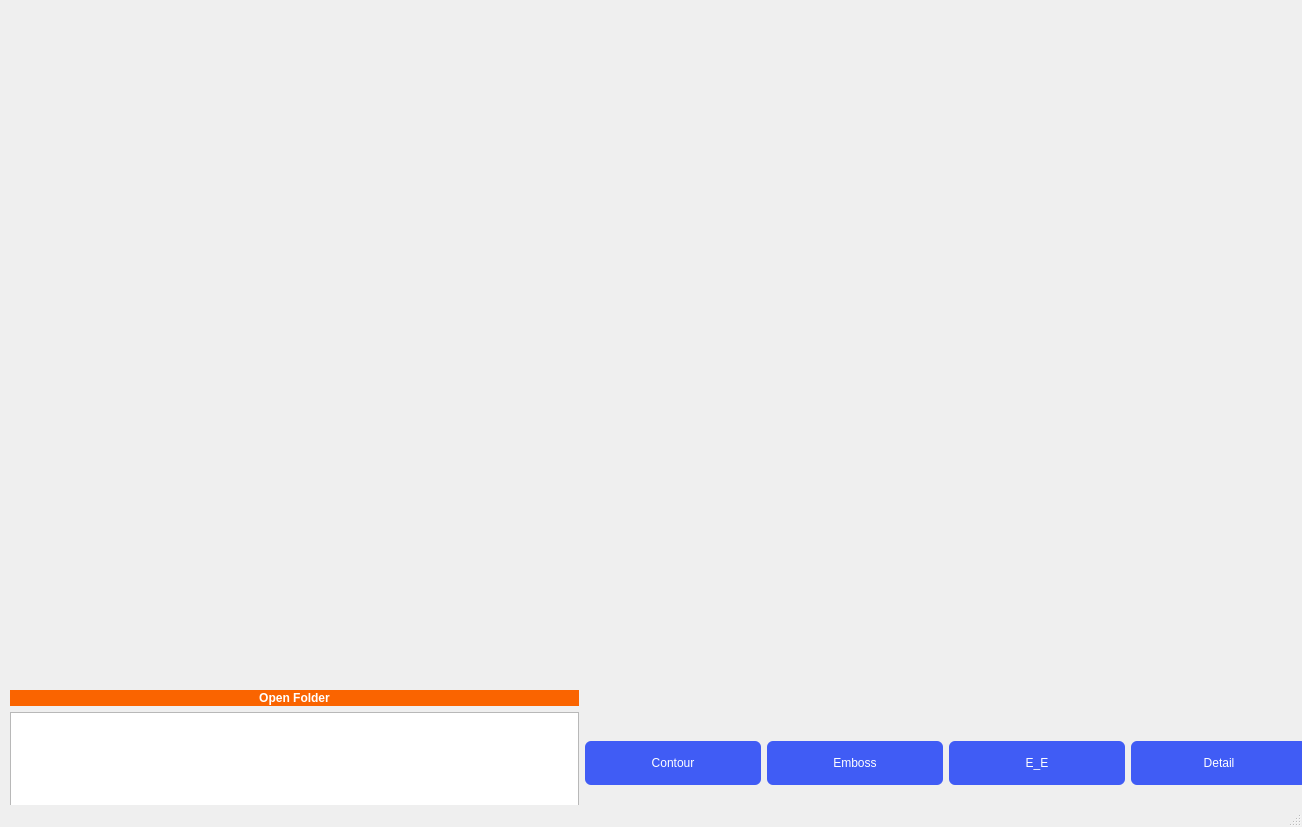
<?xml version="1.0" encoding="UTF-8"?>
<ui version="4.0">
 <class>MainWindow</class>
 <widget class="QMainWindow" name="MainWindow">
  <property name="enabled">
   <bool>true</bool>
  </property>
  <property name="geometry">
   <rect>
    <x>0</x>
    <y>0</y>
    <width>1302</width>
    <height>827</height>
   </rect>
  </property>
  <property name="windowTitle">
   <string>MainWindow</string>
  </property>
  <property name="autoFillBackground">
   <bool>true</bool>
  </property>
  <property name="styleSheet">
   <string notr="true"/>
  </property>
  <widget class="QWidget" name="centralwidget">
   <widget class="QWidget" name="horizontalLayoutWidget_3">
    <property name="geometry">
     <rect>
      <x>10</x>
      <y>690</y>
      <width>1661</width>
      <height>236</height>
     </rect>
    </property>
    <layout class="QHBoxLayout" name="horizontalLayout_4">
     <item>
      <layout class="QVBoxLayout" name="verticalLayout">
       <item>
        <widget class="QPushButton" name="OpenFolder">
         <property name="styleSheet">
          <string notr="true">
  align-items: center;
  background-clip: padding-box;
  background-color: #fa6400;
  border: 1px solid transparent;
  border-radius: .25rem;
  box-shadow: rgba(0, 0, 0, 0.02) 0 1px 3px 0;
  box-sizing: border-box;
  color: #fff;
  cursor: pointer;
  display: inline-flex;
  font-family: system-ui,-apple-system,system-ui,&quot;Helvetica Neue&quot;,Helvetica,Arial,sans-serif;
  font-size: 12px;
  font-weight: 600;
  justify-content: center;
  line-height: 1.25;
  margin: 0;
  min-height: 3rem;
  padding: calc(.875rem - 1px) calc(1.5rem - 1px);
  position: relative;
  text-decoration: none;
  transition: all 250ms;
  user-select: none;
  -webkit-user-select: none;
  touch-action: manipulation;
  vertical-align: baseline;
  width: auto;
</string>
         </property>
         <property name="text">
          <string>Open Folder</string>
         </property>
        </widget>
       </item>
       <item>
        <widget class="QListView" name="listView"/>
       </item>
      </layout>
     </item>
     <item>
      <layout class="QVBoxLayout" name="verticalLayout_3">
       <item>
        <layout class="QHBoxLayout" name="horizontalLayout_2">
         <item>
          <widget class="QPushButton" name="pushButton_14">
           <property name="styleSheet">
            <string notr="true">
  appearance: button;
  backface-visibility: hidden;
  background-color: #405cf5;
  border-radius: 6px;
  border-width: 0;
  box-shadow: rgba(50, 50, 93, .1) 0 0 0 1px inset,rgba(50, 50, 93, .1) 0 2px 5px 0,rgba(0, 0, 0, .07) 0 1px 1px 0;
  box-sizing: border-box;
  color: #fff;
  cursor: pointer;
  font-family: -apple-system,system-ui,&quot;Segoe UI&quot;,Roboto,&quot;Helvetica Neue&quot;,Ubuntu,sans-serif;
  font-size: 100%;
  height: 44px;
  line-height: 1.15;
  margin: 12px 0 0;
  outline: none;
  overflow: hidden;
  padding: 0 25px;
  position: relative;
  text-align: center;
  text-transform: none;
  transform: translateZ(0);
  transition: all .2s,box-shadow .08s ease-in;
  user-select: none;
  -webkit-user-select: none;
  touch-action: manipulation;
  width: 100%;

</string>
           </property>
           <property name="text">
            <string>Contour</string>
           </property>
          </widget>
         </item>
         <item>
          <widget class="QPushButton" name="pushButton_13">
           <property name="styleSheet">
            <string notr="true">
  appearance: button;
  backface-visibility: hidden;
  background-color: #405cf5;
  border-radius: 6px;
  border-width: 0;
  box-shadow: rgba(50, 50, 93, .1) 0 0 0 1px inset,rgba(50, 50, 93, .1) 0 2px 5px 0,rgba(0, 0, 0, .07) 0 1px 1px 0;
  box-sizing: border-box;
  color: #fff;
  cursor: pointer;
  font-family: -apple-system,system-ui,&quot;Segoe UI&quot;,Roboto,&quot;Helvetica Neue&quot;,Ubuntu,sans-serif;
  font-size: 100%;
  height: 44px;
  line-height: 1.15;
  margin: 12px 0 0;
  outline: none;
  overflow: hidden;
  padding: 0 25px;
  position: relative;
  text-align: center;
  text-transform: none;
  transform: translateZ(0);
  transition: all .2s,box-shadow .08s ease-in;
  user-select: none;
  -webkit-user-select: none;
  touch-action: manipulation;
  width: 100%;

</string>
           </property>
           <property name="text">
            <string>Emboss</string>
           </property>
          </widget>
         </item>
         <item>
          <widget class="QPushButton" name="pushButton_12">
           <property name="styleSheet">
            <string notr="true">
  appearance: button;
  backface-visibility: hidden;
  background-color: #405cf5;
  border-radius: 6px;
  border-width: 0;
  box-shadow: rgba(50, 50, 93, .1) 0 0 0 1px inset,rgba(50, 50, 93, .1) 0 2px 5px 0,rgba(0, 0, 0, .07) 0 1px 1px 0;
  box-sizing: border-box;
  color: #fff;
  cursor: pointer;
  font-family: -apple-system,system-ui,&quot;Segoe UI&quot;,Roboto,&quot;Helvetica Neue&quot;,Ubuntu,sans-serif;
  font-size: 100%;
  height: 44px;
  line-height: 1.15;
  margin: 12px 0 0;
  outline: none;
  overflow: hidden;
  padding: 0 25px;
  position: relative;
  text-align: center;
  text-transform: none;
  transform: translateZ(0);
  transition: all .2s,box-shadow .08s ease-in;
  user-select: none;
  -webkit-user-select: none;
  touch-action: manipulation;
  width: 100%;


</string>
           </property>
           <property name="text">
            <string>E_E</string>
           </property>
          </widget>
         </item>
         <item>
          <widget class="QPushButton" name="pushButton_11">
           <property name="styleSheet">
            <string notr="true">
  appearance: button;
  backface-visibility: hidden;
  background-color: #405cf5;
  border-radius: 6px;
  border-width: 0;
  box-shadow: rgba(50, 50, 93, .1) 0 0 0 1px inset,rgba(50, 50, 93, .1) 0 2px 5px 0,rgba(0, 0, 0, .07) 0 1px 1px 0;
  box-sizing: border-box;
  color: #fff;
  cursor: pointer;
  font-family: -apple-system,system-ui,&quot;Segoe UI&quot;,Roboto,&quot;Helvetica Neue&quot;,Ubuntu,sans-serif;
  font-size: 100%;
  height: 44px;
  line-height: 1.15;
  margin: 12px 0 0;
  outline: none;
  overflow: hidden;
  padding: 0 25px;
  position: relative;
  text-align: center;
  text-transform: none;
  transform: translateZ(0);
  transition: all .2s,box-shadow .08s ease-in;
  user-select: none;
  -webkit-user-select: none;
  touch-action: manipulation;
  width: 100%;

</string>
           </property>
           <property name="text">
            <string>Detail</string>
           </property>
          </widget>
         </item>
         <item>
          <widget class="QPushButton" name="pushButton_10">
           <property name="styleSheet">
            <string notr="true">
  appearance: button;
  backface-visibility: hidden;
  background-color: #405cf5;
  border-radius: 6px;
  border-width: 0;
  box-shadow: rgba(50, 50, 93, .1) 0 0 0 1px inset,rgba(50, 50, 93, .1) 0 2px 5px 0,rgba(0, 0, 0, .07) 0 1px 1px 0;
  box-sizing: border-box;
  color: #fff;
  cursor: pointer;
  font-family: -apple-system,system-ui,&quot;Segoe UI&quot;,Roboto,&quot;Helvetica Neue&quot;,Ubuntu,sans-serif;
  font-size: 100%;
  height: 44px;
  line-height: 1.15;
  margin: 12px 0 0;
  outline: none;
  overflow: hidden;
  padding: 0 25px;
  position: relative;
  text-align: center;
  text-transform: none;
  transform: translateZ(0);
  transition: all .2s,box-shadow .08s ease-in;
  user-select: none;
  -webkit-user-select: none;
  touch-action: manipulation;
  width: 100%;

</string>
           </property>
           <property name="text">
            <string>F_E</string>
           </property>
          </widget>
         </item>
         <item>
          <widget class="QPushButton" name="pushButton_2">
           <property name="styleSheet">
            <string notr="true">
  appearance: button;
  backface-visibility: hidden;
  background-color: #405cf5;
  border-radius: 6px;
  border-width: 0;
  box-shadow: rgba(50, 50, 93, .1) 0 0 0 1px inset,rgba(50, 50, 93, .1) 0 2px 5px 0,rgba(0, 0, 0, .07) 0 1px 1px 0;
  box-sizing: border-box;
  color: #fff;
  cursor: pointer;
  font-family: -apple-system,system-ui,&quot;Segoe UI&quot;,Roboto,&quot;Helvetica Neue&quot;,Ubuntu,sans-serif;
  font-size: 100%;
  height: 44px;
  line-height: 1.15;
  margin: 12px 0 0;
  outline: none;
  overflow: hidden;
  padding: 0 25px;
  position: relative;
  text-align: center;
  text-transform: none;
  transform: translateZ(0);
  transition: all .2s,box-shadow .08s ease-in;
  user-select: none;
  -webkit-user-select: none;
  touch-action: manipulation;
  width: 100%;

</string>
           </property>
           <property name="text">
            <string>Smooth</string>
           </property>
          </widget>
         </item>
        </layout>
       </item>
       <item>
        <layout class="QHBoxLayout" name="horizontalLayout">
         <item>
          <widget class="QPushButton" name="pushButton_4">
           <property name="styleSheet">
            <string notr="true">
  appearance: button;
  backface-visibility: hidden;
  background-color: #405cf5;
  border-radius: 6px;
  border-width: 0;
  box-shadow: rgba(50, 50, 93, .1) 0 0 0 1px inset,rgba(50, 50, 93, .1) 0 2px 5px 0,rgba(0, 0, 0, .07) 0 1px 1px 0;
  box-sizing: border-box;
  color: #fff;
  cursor: pointer;
  font-family: -apple-system,system-ui,&quot;Segoe UI&quot;,Roboto,&quot;Helvetica Neue&quot;,Ubuntu,sans-serif;
  font-size: 100%;
  height: 44px;
  line-height: 1.15;
  margin: 12px 0 0;
  outline: none;
  overflow: hidden;
  padding: 0 25px;
  position: relative;
  text-align: center;
  text-transform: none;
  transform: translateZ(0);
  transition: all .2s,box-shadow .08s ease-in;
  user-select: none;
  -webkit-user-select: none;
  touch-action: manipulation;
  width: 100%;

</string>
           </property>
           <property name="text">
            <string>Left</string>
           </property>
          </widget>
         </item>
         <item>
          <widget class="QPushButton" name="pushButton_9">
           <property name="styleSheet">
            <string notr="true">
  appearance: button;
  backface-visibility: hidden;
  background-color: #405cf5;
  border-radius: 6px;
  border-width: 0;
  box-shadow: rgba(50, 50, 93, .1) 0 0 0 1px inset,rgba(50, 50, 93, .1) 0 2px 5px 0,rgba(0, 0, 0, .07) 0 1px 1px 0;
  box-sizing: border-box;
  color: #fff;
  cursor: pointer;
  font-family: -apple-system,system-ui,&quot;Segoe UI&quot;,Roboto,&quot;Helvetica Neue&quot;,Ubuntu,sans-serif;
  font-size: 100%;
  height: 44px;
  line-height: 1.15;
  margin: 12px 0 0;
  outline: none;
  overflow: hidden;
  padding: 0 25px;
  position: relative;
  text-align: center;
  text-transform: none;
  transform: translateZ(0);
  transition: all .2s,box-shadow .08s ease-in;
  user-select: none;
  -webkit-user-select: none;
  touch-action: manipulation;
  width: 100%;

</string>
           </property>
           <property name="text">
            <string>Right</string>
           </property>
          </widget>
         </item>
         <item>
          <widget class="QPushButton" name="pushButton_8">
           <property name="styleSheet">
            <string notr="true">
  appearance: button;
  backface-visibility: hidden;
  background-color: #405cf5;
  border-radius: 6px;
  border-width: 0;
  box-shadow: rgba(50, 50, 93, .1) 0 0 0 1px inset,rgba(50, 50, 93, .1) 0 2px 5px 0,rgba(0, 0, 0, .07) 0 1px 1px 0;
  box-sizing: border-box;
  color: #fff;
  cursor: pointer;
  font-family: -apple-system,system-ui,&quot;Segoe UI&quot;,Roboto,&quot;Helvetica Neue&quot;,Ubuntu,sans-serif;
  font-size: 100%;
  height: 44px;
  line-height: 1.15;
  margin: 12px 0 0;
  outline: none;
  overflow: hidden;
  padding: 0 25px;
  position: relative;
  text-align: center;
  text-transform: none;
  transform: translateZ(0);
  transition: all .2s,box-shadow .08s ease-in;
  user-select: none;
  -webkit-user-select: none;
  touch-action: manipulation;
  width: 100%;

</string>
           </property>
           <property name="text">
            <string>Sharp</string>
           </property>
          </widget>
         </item>
         <item>
          <widget class="QPushButton" name="pushButton_7">
           <property name="styleSheet">
            <string notr="true">
  appearance: button;
  backface-visibility: hidden;
  background-color: #405cf5;
  border-radius: 6px;
  border-width: 0;
  box-shadow: rgba(50, 50, 93, .1) 0 0 0 1px inset,rgba(50, 50, 93, .1) 0 2px 5px 0,rgba(0, 0, 0, .07) 0 1px 1px 0;
  box-sizing: border-box;
  color: #fff;
  cursor: pointer;
  font-family: -apple-system,system-ui,&quot;Segoe UI&quot;,Roboto,&quot;Helvetica Neue&quot;,Ubuntu,sans-serif;
  font-size: 100%;
  height: 44px;
  line-height: 1.15;
  margin: 12px 0 0;
  outline: none;
  overflow: hidden;
  padding: 0 25px;
  position: relative;
  text-align: center;
  text-transform: none;
  transform: translateZ(0);
  transition: all .2s,box-shadow .08s ease-in;
  user-select: none;
  -webkit-user-select: none;
  touch-action: manipulation;
  width: 100%;

</string>
           </property>
           <property name="text">
            <string>B/W</string>
           </property>
          </widget>
         </item>
         <item>
          <widget class="QPushButton" name="pushButton_6">
           <property name="styleSheet">
            <string notr="true">
  appearance: button;
  backface-visibility: hidden;
  background-color: #405cf5;
  border-radius: 6px;
  border-width: 0;
  box-shadow: rgba(50, 50, 93, .1) 0 0 0 1px inset,rgba(50, 50, 93, .1) 0 2px 5px 0,rgba(0, 0, 0, .07) 0 1px 1px 0;
  box-sizing: border-box;
  color: #fff;
  cursor: pointer;
  font-family: -apple-system,system-ui,&quot;Segoe UI&quot;,Roboto,&quot;Helvetica Neue&quot;,Ubuntu,sans-serif;
  font-size: 100%;
  height: 44px;
  line-height: 1.15;
  margin: 12px 0 0;
  outline: none;
  overflow: hidden;
  padding: 0 25px;
  position: relative;
  text-align: center;
  text-transform: none;
  transform: translateZ(0);
  transition: all .2s,box-shadow .08s ease-in;
  user-select: none;
  -webkit-user-select: none;
  touch-action: manipulation;
  width: 100%;

</string>
           </property>
           <property name="text">
            <string>Flip</string>
           </property>
          </widget>
         </item>
         <item>
          <widget class="QPushButton" name="pushButton_5">
           <property name="styleSheet">
            <string notr="true">
  appearance: button;
  backface-visibility: hidden;
  background-color: #405cf5;
  border-radius: 6px;
  border-width: 0;
  box-shadow: rgba(50, 50, 93, .1) 0 0 0 1px inset,rgba(50, 50, 93, .1) 0 2px 5px 0,rgba(0, 0, 0, .07) 0 1px 1px 0;
  box-sizing: border-box;
  color: #fff;
  cursor: pointer;
  font-family: -apple-system,system-ui,&quot;Segoe UI&quot;,Roboto,&quot;Helvetica Neue&quot;,Ubuntu,sans-serif;
  font-size: 100%;
  height: 44px;
  line-height: 1.15;
  margin: 12px 0 0;
  outline: none;
  overflow: hidden;
  padding: 0 25px;
  position: relative;
  text-align: center;
  text-transform: none;
  transform: translateZ(0);
  transition: all .2s,box-shadow .08s ease-in;
  user-select: none;
  -webkit-user-select: none;
  touch-action: manipulation;
  width: 100%;

</string>
           </property>
           <property name="text">
            <string>U/D</string>
           </property>
          </widget>
         </item>
         <item>
          <widget class="QPushButton" name="pushButton_3">
           <property name="styleSheet">
            <string notr="true">
  appearance: button;
  backface-visibility: hidden;
  background-color: #405cf5;
  border-radius: 6px;
  border-width: 0;
  box-shadow: rgba(50, 50, 93, .1) 0 0 0 1px inset,rgba(50, 50, 93, .1) 0 2px 5px 0,rgba(0, 0, 0, .07) 0 1px 1px 0;
  box-sizing: border-box;
  color: #fff;
  cursor: pointer;
  font-family: -apple-system,system-ui,&quot;Segoe UI&quot;,Roboto,&quot;Helvetica Neue&quot;,Ubuntu,sans-serif;
  font-size: 100%;
  height: 44px;
  line-height: 1.15;
  margin: 12px 0 0;
  outline: none;
  overflow: hidden;
  padding: 0 25px;
  position: relative;
  text-align: center;
  text-transform: none;
  transform: translateZ(0);
  transition: all .2s,box-shadow .08s ease-in;
  user-select: none;
  -webkit-user-select: none;
  touch-action: manipulation;
  width: 100%;

</string>
           </property>
           <property name="text">
            <string>Blur</string>
           </property>
          </widget>
         </item>
        </layout>
       </item>
      </layout>
     </item>
    </layout>
   </widget>
   <widget class="QLabel" name="label">
    <property name="geometry">
     <rect>
      <x>10</x>
      <y>-50</y>
      <width>1601</width>
      <height>731</height>
     </rect>
    </property>
    <property name="text">
     <string/>
    </property>
   </widget>
  </widget>
  <widget class="QMenuBar" name="menubar">
   <property name="geometry">
    <rect>
     <x>0</x>
     <y>0</y>
     <width>1302</width>
     <height>26</height>
    </rect>
   </property>
  </widget>
  <widget class="QStatusBar" name="statusbar"/>
 </widget>
 <resources/>
 <connections/>
</ui>
